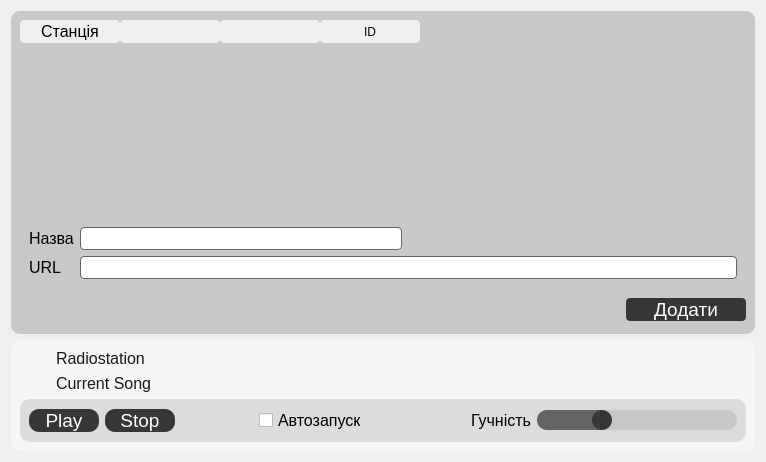
        <widget class="QWidget" name="tabRadio">
         <attribute name="title">
          <string>Радіо</string>
         </attribute>
         <layout class="QGridLayout" name="gridLayout_24">
          <item row="1" column="0">
           <widget class="QFrame" name="frame_3">
            <property name="styleSheet">
             <string notr="true">QFrame {
	background: rgb(200, 200, 200);
	border-radius: 9px;
}

QLineEdit {
	border: 1px solid rgb(100, 100, 100);
	border-radius: 4px;
}

QPushButton{
	color: white;
	border-radius: 4px;
	background-color: rgba(55, 55, 55, 255);
}

QPushButton:hover{
	color: white;
    background-color: black
}</string>
            </property>
            <property name="frameShape">
             <enum>QFrame::StyledPanel</enum>
            </property>
            <property name="frameShadow">
             <enum>QFrame::Raised</enum>
            </property>
            <layout class="QGridLayout" name="gridLayout_21">
             <item row="1" column="0" colspan="2">
              <widget class="QFrame" name="frame">
               <property name="frameShape">
                <enum>QFrame::StyledPanel</enum>
               </property>
               <property name="frameShadow">
                <enum>QFrame::Raised</enum>
               </property>
               <layout class="QGridLayout" name="gridLayout_11">
                <item row="0" column="0">
                 <widget class="QLabel" name="label_16">
                  <property name="font">
                   <font>
                    <pointsize>12</pointsize>
                   </font>
                  </property>
                  <property name="text">
                   <string>Назва</string>
                  </property>
                 </widget>
                </item>
                <item row="0" column="1">
                 <widget class="QLineEdit" name="lineEditRadioName">
                  <property name="font">
                   <font>
                    <pointsize>12</pointsize>
                   </font>
                  </property>
                  <property name="styleSheet">
                   <string notr="true"/>
                  </property>
                 </widget>
                </item>
                <item row="0" column="2">
                 <spacer name="horizontalSpacer_23">
                  <property name="orientation">
                   <enum>Qt::Horizontal</enum>
                  </property>
                  <property name="sizeHint" stdset="0">
                   <size>
                    <width>329</width>
                    <height>20</height>
                   </size>
                  </property>
                 </spacer>
                </item>
                <item row="1" column="0">
                 <widget class="QLabel" name="label_17">
                  <property name="font">
                   <font>
                    <pointsize>12</pointsize>
                   </font>
                  </property>
                  <property name="text">
                   <string>URL</string>
                  </property>
                 </widget>
                </item>
                <item row="1" column="1" colspan="2">
                 <widget class="QLineEdit" name="lineEditRadioUrl">
                  <property name="font">
                   <font>
                    <pointsize>12</pointsize>
                   </font>
                  </property>
                 </widget>
                </item>
               </layout>
              </widget>
             </item>
             <item row="2" column="0">
              <spacer name="horizontalSpacer_13">
               <property name="orientation">
                <enum>Qt::Horizontal</enum>
               </property>
               <property name="sizeHint" stdset="0">
                <size>
                 <width>600</width>
                 <height>31</height>
                </size>
               </property>
              </spacer>
             </item>
             <item row="0" column="0" colspan="2">
              <widget class="QTableWidget" name="tableWidgetRadioStations">
               <property name="font">
                <font>
                 <pointsize>12</pointsize>
                </font>
               </property>
               <property name="styleSheet">
                <string notr="true">QHeaderView:section{
	border-radius: 4px;
}</string>
               </property>
               <attribute name="verticalHeaderVisible">
                <bool>false</bool>
               </attribute>
               <column>
                <property name="text">
                 <string>Станція</string>
                </property>
                <property name="font">
                 <font>
                  <pointsize>12</pointsize>
                 </font>
                </property>
               </column>
               <column>
                <property name="text">
                 <string/>
                </property>
               </column>
               <column>
                <property name="text">
                 <string/>
                </property>
               </column>
               <column>
                <property name="text">
                 <string>ID</string>
                </property>
               </column>
              </widget>
             </item>
             <item row="2" column="1">
              <widget class="QPushButton" name="pushButtonRadioSave">
               <property name="minimumSize">
                <size>
                 <width>120</width>
                 <height>0</height>
                </size>
               </property>
               <property name="font">
                <font>
                 <pointsize>14</pointsize>
                </font>
               </property>
               <property name="text">
                <string>Додати</string>
               </property>
              </widget>
             </item>
            </layout>
           </widget>
          </item>
          <item row="2" column="0">
           <widget class="QFrame" name="frame_4">
            <property name="styleSheet">
             <string notr="true">QFrame {
	background-color: rgba(250, 250, 250, 150);
	border-radius: 10px;
}

QPushButton{
	color: white;
	border-radius: 10px;
	background-color: rgba(55, 55, 55, 255);
}

QPushButton:hover{
	color: white;
    background-color: black
}</string>
            </property>
            <property name="frameShape">
             <enum>QFrame::StyledPanel</enum>
            </property>
            <property name="frameShadow">
             <enum>QFrame::Raised</enum>
            </property>
            <layout class="QGridLayout" name="gridLayout_23">
             <item row="5" column="0" colspan="3">
              <widget class="QFrame" name="frame_5">
               <property name="styleSheet">
                <string notr="true">QFrame{
	background: rgb(220, 220, 220);
}</string>
               </property>
               <property name="frameShape">
                <enum>QFrame::StyledPanel</enum>
               </property>
               <property name="frameShadow">
                <enum>QFrame::Raised</enum>
               </property>
               <layout class="QGridLayout" name="gridLayout_22">
                <item row="0" column="0">
                 <widget class="QPushButton" name="pushButtonRadioPlay">
                  <property name="minimumSize">
                   <size>
                    <width>70</width>
                    <height>0</height>
                   </size>
                  </property>
                  <property name="font">
                   <font>
                    <pointsize>14</pointsize>
                   </font>
                  </property>
                  <property name="styleSheet">
                   <string notr="true"/>
                  </property>
                  <property name="text">
                   <string>Play</string>
                  </property>
                  <property name="icon">
                   <iconset>
                    <normaloff>play.png</normaloff>play.png</iconset>
                  </property>
                 </widget>
                </item>
                <item row="0" column="4">
                 <spacer name="horizontalSpacer_28">
                  <property name="orientation">
                   <enum>Qt::Horizontal</enum>
                  </property>
                  <property name="sizeType">
                   <enum>QSizePolicy::Expanding</enum>
                  </property>
                  <property name="sizeHint" stdset="0">
                   <size>
                    <width>97</width>
                    <height>20</height>
                   </size>
                  </property>
                 </spacer>
                </item>
                <item row="0" column="5">
                 <widget class="QLabel" name="label_34">
                  <property name="font">
                   <font>
                    <pointsize>12</pointsize>
                   </font>
                  </property>
                  <property name="styleSheet">
                   <string notr="true"/>
                  </property>
                  <property name="text">
                   <string>Гучність</string>
                  </property>
                 </widget>
                </item>
                <item row="0" column="2">
                 <spacer name="horizontalSpacer_24">
                  <property name="orientation">
                   <enum>Qt::Horizontal</enum>
                  </property>
                  <property name="sizeHint" stdset="0">
                   <size>
                    <width>40</width>
                    <height>20</height>
                   </size>
                  </property>
                 </spacer>
                </item>
                <item row="0" column="1">
                 <widget class="QPushButton" name="pushButtonRadioStop">
                  <property name="minimumSize">
                   <size>
                    <width>70</width>
                    <height>0</height>
                   </size>
                  </property>
                  <property name="font">
                   <font>
                    <pointsize>14</pointsize>
                   </font>
                  </property>
                  <property name="styleSheet">
                   <string notr="true"/>
                  </property>
                  <property name="text">
                   <string>Stop</string>
                  </property>
                  <property name="icon">
                   <iconset>
                    <normaloff>stop.png</normaloff>stop.png</iconset>
                  </property>
                 </widget>
                </item>
                <item row="0" column="3">
                 <widget class="QCheckBox" name="checkBoxRadioAutoPlay">
                  <property name="font">
                   <font>
                    <pointsize>12</pointsize>
                   </font>
                  </property>
                  <property name="text">
                   <string>Автозапуск</string>
                  </property>
                 </widget>
                </item>
                <item row="0" column="6">
                 <widget class="QSlider" name="horizontalSliderRadioLoud">
                  <property name="minimumSize">
                   <size>
                    <width>200</width>
                    <height>20</height>
                   </size>
                  </property>
                  <property name="font">
                   <font>
                    <pointsize>14</pointsize>
                   </font>
                  </property>
                  <property name="styleSheet">
                   <string notr="true">QSlider {
    min-height: 20px;
}

QSlider::groove:horizontal {
    border: 0px;
    background: rgb(200, 200, 200);
    height: 20px;
    border-radius: 10px;
}

QSlider::handle {
    background: rgb(55, 55, 55);
    height: 20px;
    width: 20px;
    border-radius: 10px;
}

QSlider::sub-page:horizontal {
    background: rgb(100, 100, 100);
    border-top-left-radius: 10px;
    border-bottom-left-radius: 10px;
}

</string>
                  </property>
                  <property name="value">
                   <number>30</number>
                  </property>
                  <property name="sliderPosition">
                   <number>30</number>
                  </property>
                  <property name="orientation">
                   <enum>Qt::Horizontal</enum>
                  </property>
                 </widget>
                </item>
               </layout>
              </widget>
             </item>
             <item row="1" column="0">
              <widget class="QLabel" name="label_32">
               <property name="sizePolicy">
                <sizepolicy hsizetype="Fixed" vsizetype="Fixed">
                 <horstretch>0</horstretch>
                 <verstretch>0</verstretch>
                </sizepolicy>
               </property>
               <property name="maximumSize">
                <size>
                 <width>30</width>
                 <height>30</height>
                </size>
               </property>
               <property name="styleSheet">
                <string notr="true">background-color: rgba(255, 255, 255, 0)</string>
               </property>
               <property name="text">
                <string/>
               </property>
               <property name="pixmap">
                <pixmap>antenna.png</pixmap>
               </property>
               <property name="scaledContents">
                <bool>true</bool>
               </property>
              </widget>
             </item>
             <item row="3" column="0">
              <widget class="QLabel" name="label_33">
               <property name="sizePolicy">
                <sizepolicy hsizetype="Fixed" vsizetype="Fixed">
                 <horstretch>0</horstretch>
                 <verstretch>0</verstretch>
                </sizepolicy>
               </property>
               <property name="maximumSize">
                <size>
                 <width>30</width>
                 <height>30</height>
                </size>
               </property>
               <property name="styleSheet">
                <string notr="true">background-color: rgba(255, 255, 255, 0);</string>
               </property>
               <property name="text">
                <string/>
               </property>
               <property name="pixmap">
                <pixmap>video.png</pixmap>
               </property>
               <property name="scaledContents">
                <bool>true</bool>
               </property>
              </widget>
             </item>
             <item row="3" column="1" colspan="2">
              <widget class="QLabel" name="labelRadioCurrentSong">
               <property name="font">
                <font>
                 <pointsize>12</pointsize>
                </font>
               </property>
               <property name="styleSheet">
                <string notr="true">background-color: rgba(255, 255, 255, 0);
color: rgb(25, 25, 25);;</string>
               </property>
               <property name="text">
                <string>Current Song</string>
               </property>
              </widget>
             </item>
             <item row="1" column="1" colspan="2">
              <widget class="QLabel" name="labelRadioStationIsPlaying">
               <property name="font">
                <font>
                 <pointsize>12</pointsize>
                </font>
               </property>
               <property name="styleSheet">
                <string notr="true">background-color: rgba(255, 255, 255, 0);
color: rgb(25, 25, 25);</string>
               </property>
               <property name="text">
                <string>Radiostation</string>
               </property>
              </widget>
             </item>
            </layout>
           </widget>
          </item>
         </layout>
        </widget>
